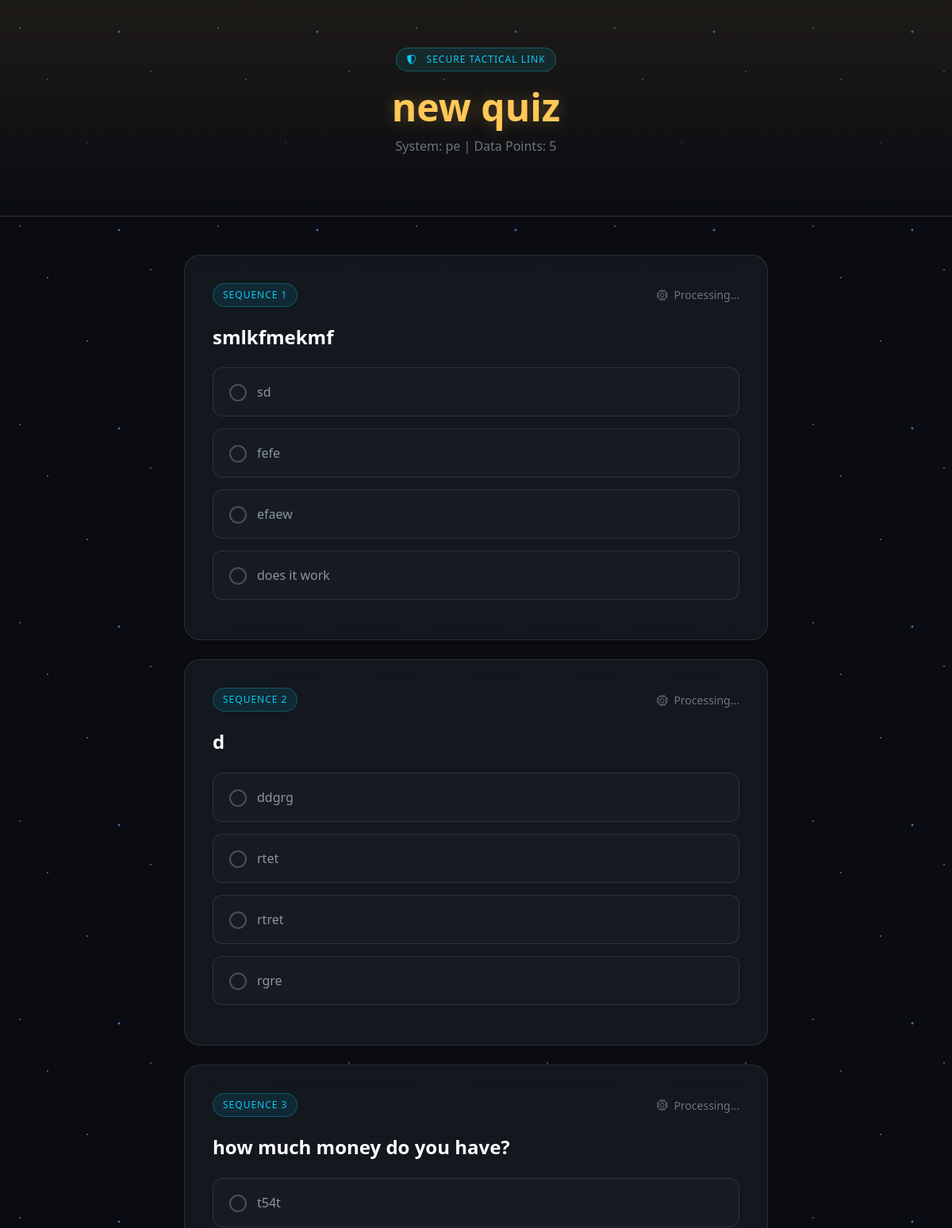
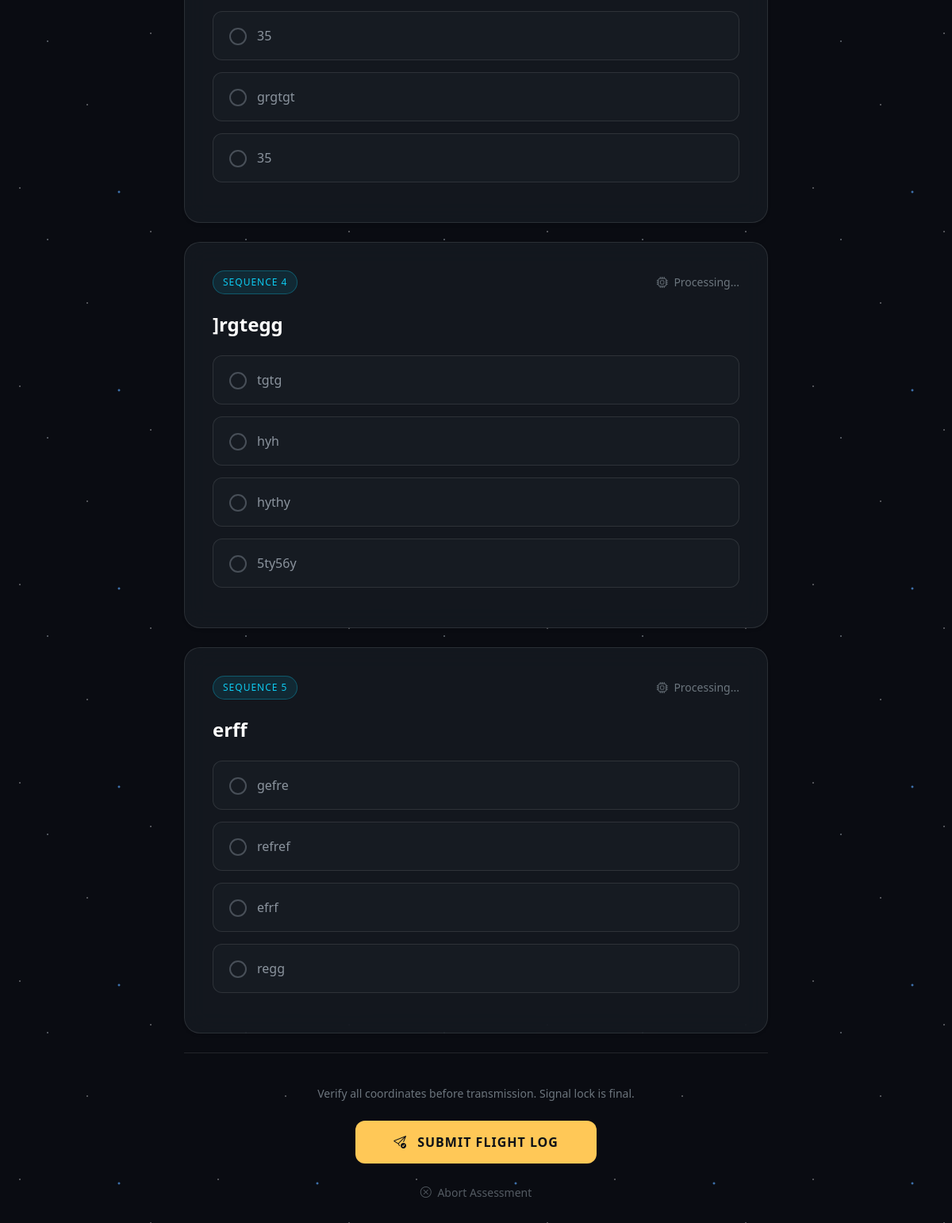
Page /classes/take_quiz/13 (signed in) on the committed database (2 pictures, top to bottom).
### classes/models.py (models this page shows, shortened)
class Quiz(models.Model):
    course = models.ForeignKey(ClassModel, on_delete=models.CASCADE, related_name='quizzes')
    title = models.CharField(max_length=200)
    is_published = models.BooleanField(default=False)
    created_at = models.DateTimeField(auto_now_add=True)
    due_date = models.DateTimeField(null=True, blank=True)

class ClassModel(models.Model):
    name = models.CharField(max_length=200)
    description = models.TextField()
    author = models.ForeignKey(User, on_delete=models.CASCADE)
    tags = models.ManyToManyField(Tag, related_name="classes")
    students = models.ManyToManyField(User, related_name="enrolled_classes", blank=True)

class Question(models.Model):
    quiz = models.ForeignKey(Quiz, on_delete=models.CASCADE, related_name='questions')
    prompt = models.TextField()
    option_a = models.CharField(max_length=200)
    option_b = models.CharField(max_length=200)
    option_c = models.CharField(max_length=200)
    option_d = models.CharField(max_length=200)
    answer = models.CharField(max_length=1)

### classes/views.py (the view)
# urls.py: path("take_quiz/<int:pk>", views.take_quiz, name="take_quiz"),
@login_required
def take_quiz(request, pk):
    quiz_to_show = get_object_or_404(Quiz, pk=pk)
    return render(request, 'classes/take_quiz.html', {
        "questions": quiz_to_show.questions.all(),
        "quiz": quiz_to_show,
    } )

### classes/templates/classes/take_quiz.html (shortened to what this page needs)
{% load static %}
<!DOCTYPE html>
<html lang="en">
<head>
    <link rel="stylesheet" href="https://cdn.jsdelivr.net/npm/bootstrap-icons@1.11.1/font/bootstrap-icons.css">
    <link href="https://cdn.jsdelivr.net/npm/bootstrap@5.3.0/dist/css/bootstrap.min.css" rel="stylesheet">
</head>
<body>
<header class="quiz-header mb-5 text-center">
    <div class="container">
        <div class="badge-status d-inline-block mb-3">
            <i class="bi bi-shield-shaded me-2"></i> Secure Tactical Link
        </div>
        <h1 class="display-5 welcome-header mb-2">{{ quiz.title }}</h1>
        <p class="text-secondary">System: {{ quiz.course.name }} | Data Points: {{ questions.count }}</p>
    </div>
</header>
<main class="container mb-5">
    <div class="row justify-content-center">
        <div class="col-lg-8">
            <form method="POST" action="{% url 'classes:submit_quiz' quiz.id %}">
                {% for question in questions %}
                <div class="glass-card mb-4 shadow-sm">
                    <div class="d-flex justify-content-between align-items-center mb-4">
                        <span class="badge-status">Sequence {{ forloop.counter }}</span>
                        <small class="text-secondary"><i class="bi bi-cpu me-1"></i> Processing...</small>
                    </div>
                    <h4 class="text-white mb-4 fw-bold">{{ question.prompt }}</h4>
                    <div class="options-group">
                        <label class="option-container">
                            <span class="checkmark"></span>
                            <span class="option-text">{{ question.option_a }}</span>
                        </label>
                        <label class="option-container">
                            <span class="checkmark"></span>
                            <span class="option-text">{{ question.option_b }}</span>
                        </label>
                        <label class="option-container">
                            <span class="checkmark"></span>
                            <span class="option-text">{{ question.option_c }}</span>
                        </label>
                        <label class="option-container">
                            <span class="checkmark"></span>
                            <span class="option-text">{{ question.option_d }}</span>
                        </label>
                    </div>
                </div>
                {% endfor %}
                <div class="submit-section text-center mb-5">
                    <p class="text-secondary small mb-4">Verify all coordinates before transmission. Signal lock is final.</p>
                    <button type="submit" class="btn btn-launch px-5" onclick="return confirm('Confirm final transmission?');">
                        <i class="bi bi-send-check me-2"></i> Submit Flight Log
                    </button>
                    <div class="mt-4">
                        <a href="{% url 'classes:continue_learning' quiz.course.id %}" class="text-secondary text-decoration-none small opacity-75 hover-opacity-100">
                            <i class="bi bi-x-circle me-1"></i> Abort Assessment
                        </a>
                    </div>
                </div>
            </form>
        </div>
    </div>
</main>
</body>
</html>

### classes/templates/classes/take_quiz.html (style rules this page uses)
:root { --deep-space: #0a0c12; --panel-color: rgba(22, 27, 34, 0.8); --accent-gold: #ffc857; --star-white: #ffffff; --star-blue: #0dcaf0; --border-color: rgba(255, 255, 255, 0.1); }
body { background-color: var(--deep-space); color: #f0f0f0; font-family: 'Segoe UI', Roboto, sans-serif; min-height: 100vh; background-image: radial-gradient(1px 1px at 25px 35px, var(--star-white), rgba(0,0,0,0)), radial-gradient(1.5px 1.5px at 60px 100px, #8b949e, rgba(0,0,0,0)), radial-gradient(1px 1px at 110px 180px, var(--star-white), rgba(0,0,0,0)), radial-gradient(2px 2px at 150px 40px, #58a6ff, rgba(0,0,0,0)), radial-gradient(1px 1px at 190px 90px, var(--star-white), rgba(0,0,0,0)); background-size: 250px 250px; animation: twinkle 8s infinite linear; }
.quiz-header { background: linear-gradient(180deg, rgba(255, 200, 87, 0.08) 0%, var(--deep-space) 100%); padding: 60px 0; border-bottom: 1px solid var(--border-color); }
.welcome-header { color: var(--accent-gold); text-shadow: 0 0 20px rgba(255, 200, 87, 0.3); font-weight: 700; }
.glass-card { background-color: var(--panel-color); border: 1px solid var(--border-color); border-radius: 20px; padding: 35px; backdrop-filter: blur(15px); transition: 0.3s; }
.option-container { display: block; position: relative; padding: 18px 18px 18px 55px; margin-bottom: 15px; cursor: pointer; font-size: 1rem; background: rgba(255,255,255,0.02); border: 1px solid var(--border-color); border-radius: 12px; transition: 0.2s all ease; color: #8b949e; }
.checkmark { position: absolute; top: 20px; left: 20px; height: 22px; width: 22px; background-color: transparent; border: 2px solid #484f58; border-radius: 50%; transition: 0.3s; }
.btn-launch { background-color: var(--accent-gold); color: #0d1117; font-weight: 800; border: none; padding: 15px 40px; border-radius: 12px; transition: all 0.3s ease; text-transform: uppercase; letter-spacing: 1px; }
.submit-section { border-top: 1px solid var(--border-color); padding-top: 40px; }
.badge-status { background: rgba(13, 202, 240, 0.1); color: var(--star-blue); border: 1px solid rgba(13, 202, 240, 0.3); padding: 5px 12px; border-radius: 50px; font-size: 0.75rem; text-transform: uppercase; letter-spacing: 1px; }

### rows in the picture
Quiz: title "new quiz", course.name "pe", count "5"
Question: prompt "smlkfmekmf", option_a "sd", option_b "fefe", option_c "efaew", option_d "does it work"
Question: prompt "d", option_a "ddgrg", option_b "rtet", option_c "rtret", option_d "rgre"
Question: prompt "how much money do you have?", option_a "t54t", option_b "35", option_c "grgtgt", option_d "35"
Question: prompt "]rgtegg", option_a "tgtg", option_b "hyh", option_c "hythy", option_d "5ty56y"
Question: prompt "erff", option_a "gefre", option_b "refref", option_c "efrf", option_d "regg"
